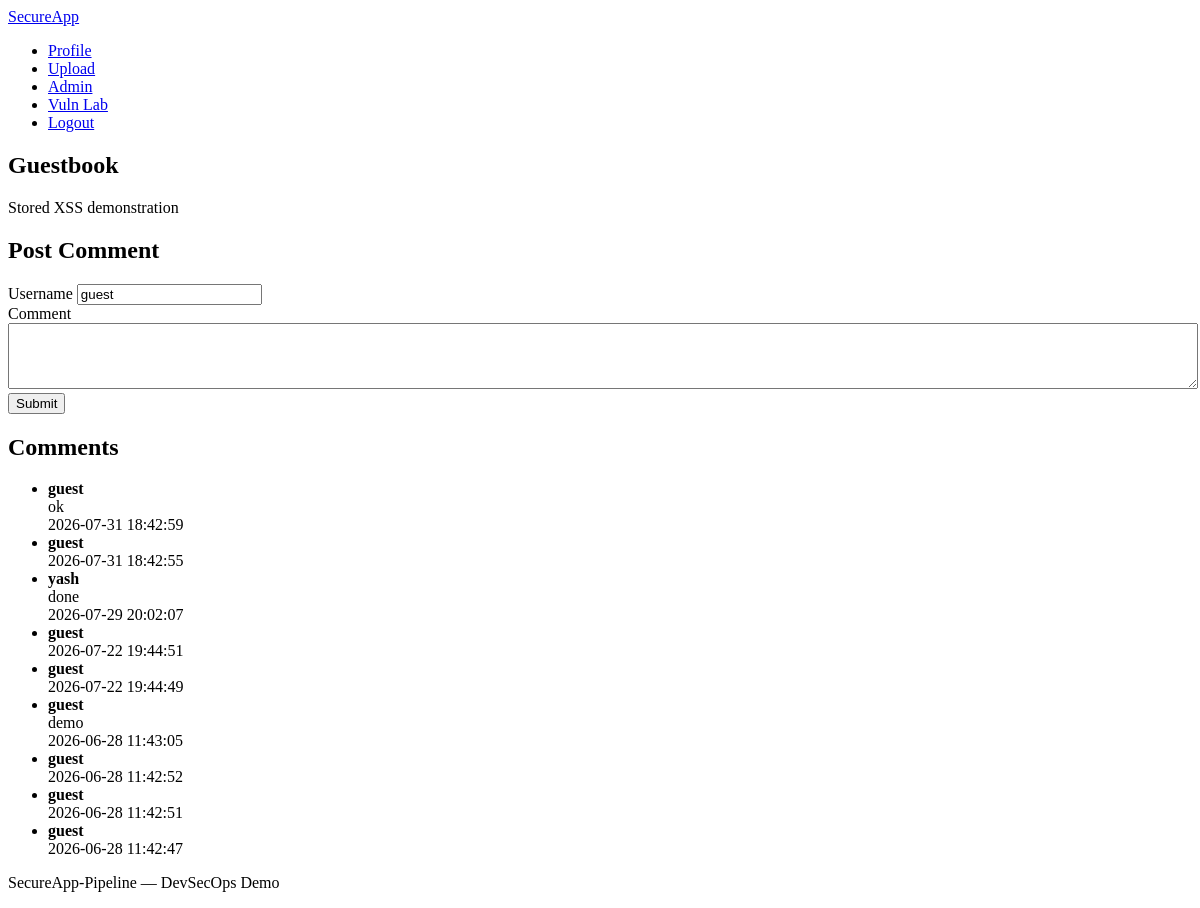
The app's page /vulnerable/xss-stored (signed in) with its own data.
### tables this page shows
CREATE TABLE vulnerable_comments (
            id INTEGER PRIMARY KEY AUTOINCREMENT,
            username TEXT NOT NULL,
            body TEXT NOT NULL,
            created_at TEXT NOT NULL
        );

### app/routes/vulnerable.py (the view, shortened to what this page needs)
@vulnerable_bp.route("/xss-stored", methods=["GET", "POST"])
def xss_stored():
    db = get_db()
    comments = db.execute(
        """
        SELECT username, body, created_at
        FROM vulnerable_comments
        ORDER BY id DESC
        """
    ).fetchall()
    return render_template("vulnerable/xss_stored.html", comments=comments)

### app.py (called while the page is built)
def get_db():
    if "db" not in g:
        g.db = sqlite3.connect(DATABASE)
        g.db.row_factory = sqlite3.Row
    return g.db

def current_user():
    if "user_id" not in session:
        return None
    return get_db().execute(
        "SELECT id, username, email, is_admin, created_at FROM users WHERE id = ?",
        (session["user_id"],),
    ).fetchone()

@app.before_request
def start_timer():
    request.start_time = time.time()

@app.after_request
def after_request(response):
    REQUEST_COUNT.labels(
        request.method,
        request.path
    ).inc()
    if hasattr(request, "start_time"):
        REQUEST_LATENCY.observe(
            time.time() - request.start_time
        )
    return response

@app.before_request
def load_logged_in_user():
    g.user = current_user()

### app/routes/vulnerable.py (called while the page is built)
def get_db():
    return g.db

### templates/vulnerable/xss_stored.html (shortened to what this page needs)
{% extends "base.html" %}
{% block content %}
<section class="page-header">
    <h1>Guestbook</h1>
    <p class="subtitle">Stored XSS demonstration</p>
</section>
<div class="card-grid">
    <article class="card">
        <h2>Post Comment</h2>
        <form method="post" class="form">
            <div class="form-group">
                <label for="username">Username</label>
                <input type="text" id="username" name="username" value="guest">
            </div>
            <div class="form-group">
                <label for="body">Comment</label>
                <textarea id="body" name="body" rows="4" style="width:100%;"></textarea>
            </div>
            <button type="submit" class="btn btn-primary">Submit</button>
        </form>
    </article>
    <article class="card">
        <h2>Comments</h2>
        {% if comments %}
            <ul class="item-list">
                {% for comment in comments %}
                    <li>
                        <strong>{{ comment.username|safe }}</strong>
                        <div>{{ comment.body|safe }}</div>
                        <time>{{ comment.created_at }}</time>
                    </li>
                {% endfor %}
            </ul>
        {% else %}
            <p class="empty-state">No comments yet.</p>
        {% endif %}
    </article>
</div>
{% endblock %}

### records on screen
vulnerable_comments: username "guest", body "ok", created_at "2026-07-31 18:42:59"
vulnerable_comments: username "guest", created_at "2026-07-31 18:42:55"
vulnerable_comments: username "yash", body "done", created_at "2026-07-29 20:02:07"
vulnerable_comments: username "guest", created_at "2026-07-22 19:44:51"
vulnerable_comments: username "guest", created_at "2026-07-22 19:44:49"
vulnerable_comments: username "guest", body "demo", created_at "2026-06-28 11:43:05"
vulnerable_comments: username "guest", created_at "2026-06-28 11:42:52"
vulnerable_comments: username "guest", created_at "2026-06-28 11:42:51"
vulnerable_comments: username "guest", created_at "2026-06-28 11:42:47"
